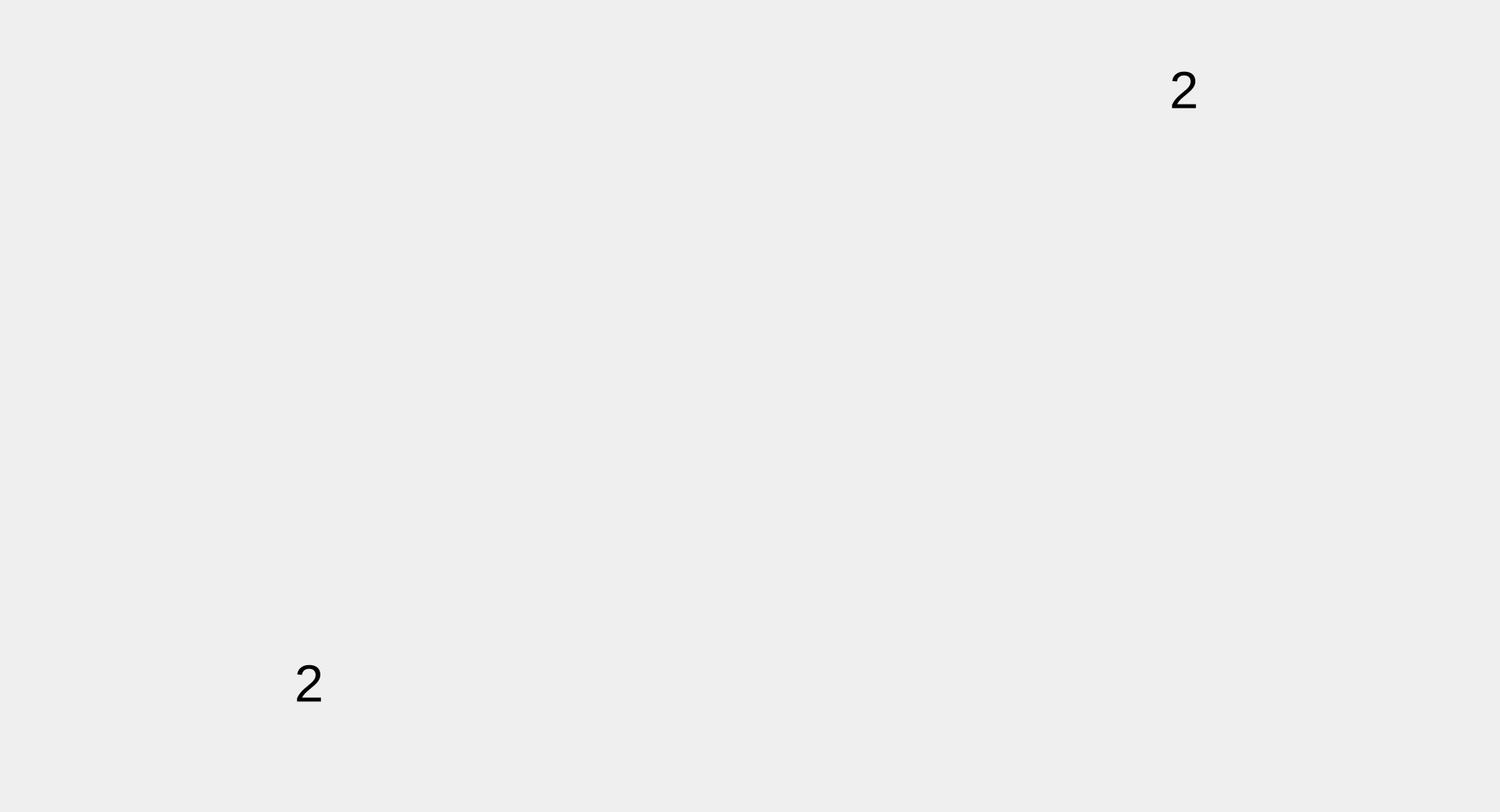
<?xml version="1.0" encoding="UTF-8"?>
<ui version="4.0">
 <class>Game</class>
 <widget class="QDialog" name="Game">
  <property name="geometry">
   <rect>
    <x>0</x>
    <y>0</y>
    <width>1920</width>
    <height>1040</height>
   </rect>
  </property>
  <property name="windowTitle">
   <string>Toads Battle</string>
  </property>
  <widget class="QWidget" name="centralwidget" native="true">
   <property name="geometry">
    <rect>
     <x>0</x>
     <y>0</y>
     <width>1920</width>
     <height>1040</height>
    </rect>
   </property>
   <widget class="QWidget" name="gridLayoutWidget">
    <property name="geometry">
     <rect>
      <x>540</x>
      <y>80</y>
      <width>835</width>
      <height>835</height>
     </rect>
    </property>
    <layout class="QGridLayout" name="layout_game"/>
   </widget>
   <widget class="QLabel" name="lbl_playerScore">
    <property name="geometry">
     <rect>
      <x>290</x>
      <y>840</y>
      <width>211</width>
      <height>71</height>
     </rect>
    </property>
    <property name="font">
     <font>
      <pointsize>50</pointsize>
     </font>
    </property>
    <property name="text">
     <string>2</string>
    </property>
    <property name="alignment">
     <set>Qt::AlignCenter</set>
    </property>
   </widget>
   <widget class="QLabel" name="lbl_botScore">
    <property name="geometry">
     <rect>
      <x>1410</x>
      <y>80</y>
      <width>211</width>
      <height>71</height>
     </rect>
    </property>
    <property name="font">
     <font>
      <pointsize>50</pointsize>
     </font>
    </property>
    <property name="text">
     <string>2</string>
    </property>
    <property name="alignment">
     <set>Qt::AlignCenter</set>
    </property>
   </widget>
   <widget class="QLabel" name="lbl_bot">
    <property name="geometry">
     <rect>
      <x>1400</x>
      <y>150</y>
      <width>220</width>
      <height>180</height>
     </rect>
    </property>
    <property name="text">
     <string/>
    </property>
    <property name="alignment">
     <set>Qt::AlignCenter</set>
    </property>
   </widget>
   <widget class="QLabel" name="lbl_player">
    <property name="geometry">
     <rect>
      <x>290</x>
      <y>660</y>
      <width>220</width>
      <height>180</height>
     </rect>
    </property>
    <property name="text">
     <string/>
    </property>
    <property name="alignment">
     <set>Qt::AlignCenter</set>
    </property>
   </widget>
  </widget>
 </widget>
 <resources/>
 <connections/>
</ui>
